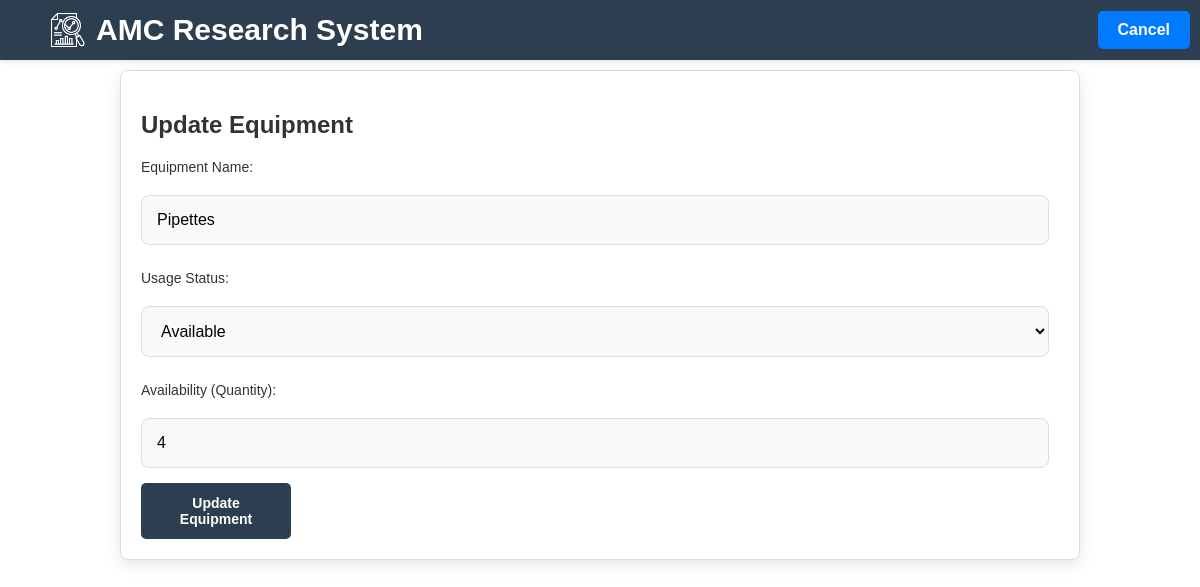
The app's page /CRUD3/research_assistant_equipment_update.php?id=106 (signed in) with its own data.
### tables this page shows
CREATE TABLE `equipment` (
  `id` int(11) NOT NULL,
  `name` varchar(255) NOT NULL,
  `usage_status` enum('Available','Under Maintenance') NOT NULL,
  `availability` int(11) NOT NULL DEFAULT 0,
  `assigned_to` int(11) DEFAULT NULL,
  `created_at` datetime NOT NULL,
  `updated_at` datetime NOT NULL
);

### CRUD3/research_assistant_equipment_update.php (the view, shortened to what this page needs)
<?php
require_once '../dbconnect.php';
if (isset($_GET['id'])) {
    $equipment_id = (int)$_GET['id'];
    $stmt = $conn->prepare("SELECT * FROM equipment WHERE id = ? AND assigned_to = ?");
    $stmt->bind_param('ii', $equipment_id, $_SESSION['session_userid']);
    $stmt->execute();
    $result = $stmt->get_result();
    $equipment = $result->fetch_assoc();
}
?>
<!DOCTYPE html>
<html lang="en">
<head>
    <link rel="stylesheet" type="text/css" href="/group/style/style.css?v=<?php echo time(); ?>">
</head>
<body>
    <div class="top-bar">
        <div class="logo-title-container">
            <img src="/group/images/research12.png" alt="Logo" class="logo">
            <h1 class="main-title">AMC Research System</h1>
        </div>
        <a href="research_assistant_equipment.php" class="home-btn">Cancel</a>
    </div>
    <div class="equipment-container">
        <div class="create-container">
            <h2>Update Equipment</h2>
            <form method="POST">
                <div class="form-group">
                    <label for="name">Equipment Name:</label>
                    <input type="text" id="name" name="name" value="<?php echo htmlspecialchars($equipment['name'] ?? '', ENT_QUOTES, 'UTF-8'); ?>" required>
                </div>
                <div class="form-group">
                    <label for="usage_status">Usage Status:</label>
                    <select id="usage_status" name="usage_status" onchange="toggleAvailabilityInput()" required>
                        <option value="Available" <?php echo ($equipment['usage_status'] ?? '') === 'Available' ? 'selected' : ''; ?>>Available</option>
                    </select>
                </div>
                <div class="form-group" id="availability-group">
                    <label for="availability">Availability (Quantity):</label>
                    <input type="number" id="availability" name="availability" min="0" value="<?php echo htmlspecialchars($equipment['availability'] ?? 0, ENT_QUOTES, 'UTF-8'); ?>" required>
                </div>
                <div class="form-group">
                    <button type="submit" name="update_equipment" class="submit-button">Update Equipment</button>
                </div>
            </form>
        </div>
    </div>
</body>
</html>

### style/style.css (style rules this page uses)
body { margin: 0; padding: 0; padding-bottom: 30px; font-family: 'Poppins', sans-serif; background: white; color: #333; min-height: 100vh; box-sizing: border-box; padding-top: 70px; overflow-x: hidden; }
.top-bar { width: 100%; height: 60px; background: #2C3E50; display: flex; justify-content: space-between; align-items: center; padding: 0 20px; box-shadow: 0 2px 5px rgba(0, 0, 0, 0.1); position: fixed; top: 0; z-index: 10; }
.logo { width: 36px; height: auto; object-fit: contain; margin-left: 30px; }
.main-title { color: #FFFFFF; font-size: 30px; font-weight: bold; margin-left: 0px; text-align: left; }
.home-btn { background: #007bff; color: #FFFFFF; text-decoration: none; padding: 10px 20px; border-radius: 5px; font-size: 16px; font-weight: bold; transition: background 0.3s ease; margin-left: auto; margin-right: 30px; }
.logo-title-container { display: flex; align-items: center; gap: 10px; }
.create-container, .read-container { width: 80%; margin: 0 auto; padding: 20px; border: 1px solid #ddd; border-radius: 8px; box-shadow: 0 5px 15px rgba(0, 0, 0, 0.1); background: white; box-sizing: border-box; }
.create-container { margin-top: 0; margin-bottom: 40px; }
.create-container input, .create-container select { width: calc(100% - 10px); max-width: 2000px; margin-top: 10px; margin-bottom: 15px; padding: 15px; border: 1px solid #ddd; border-radius: 8px; background-color: #f9f9f9; outline: none; font-size: 16px; box-sizing: border-box; transition: border-color 0.3s ease, box-shadow 0.3s ease; }
.create-container label { display: flex; align-items: center; gap: 10px; font-size: 14px; margin-bottom: 10px; margin-top: 10px; }
.create-container button { background-color: #2C3E50; color: white; border: none; padding: 12px 20px; font-size: 14px; font-weight: bold; cursor: pointer; transition: background-color 0.3s ease, transform 0.3s ease; width: 100%; max-width: 150px; border-radius: 5px; box-sizing: border-box; }

### records on screen
equipment: name "Pipettes", usage_status "Available", availability "4"
